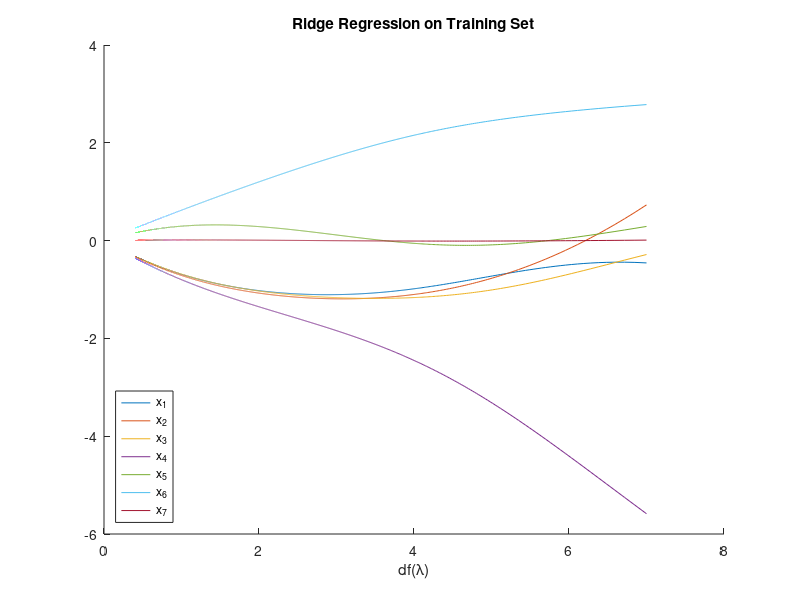

This figure's MATLAB source: (Note: this script raises an error after producing the figure.)
%Assignment1RidgeRegression.m
% Johnny C. Li jcl2222@columbia.edu
% This program takes the test data and perform a ridge regression with 
% various values for lambda. Plots regression reuslts against degrees of
% freedom and RMSE against lambda.  

%Load x data from file
%global x_train_data;
x_train_data=csvread('X_train.csv',0,0);

%Load y data from file
y_train_data=csvread('y_train.csv',0,0);
y_train_response=y_train_data(:,1);

%Creates function to find the Wrr
wrr = @(lambda,y,X) inv(lambda*eye(7)+X'*X)*X'*y;
df = @(lambda,X) trace(X*inv((X'*X+lambda*eye(7)))*X');

%Initialize empty matrix for data storage.
wrrmatrix = [];
dfmatrix = [];

%For loop to calculate df and wrr at 5000 lambda and write to matrix.
for lam= 0:5000
    xtt=wrr(lam,y_train_data,x_train_data);
    dft=df(lam,x_train_data);
    wrrmatrix = [wrrmatrix xtt];
    dfmatrix = [dfmatrix dft];
end

%Organize the results for plotting
combdata = [dfmatrix' wrrmatrix'];

%Plot out the result
figure
hold on
title('Ridge Regression on Training Set')
xlabel('df(\lambda)') 
plot(combdata(:,1),combdata(:,2));
plot(combdata(:,1),combdata(:,3));
plot(combdata(:,1),combdata(:,4));
plot(combdata(:,1),combdata(:,5));
plot(combdata(:,1),combdata(:,6));
plot(combdata(:,1),combdata(:,7));
plot(combdata(:,1),combdata(:,8));
legend({'x_1','x_2','x_3','x_4','x_5','x_6','x_7'},'Location','southwest')
hold off

%Load x test data from file
%global x_test_data;
x_test_data=csvread('X_test.csv',0,0);

%Load y test data from file
y_test_data=csvread('y_test.csv',0,0);

%Define varialbes for storage
summatrix = [];
RMSE = [];
%Outer for loop to calculate RSME for 5000 lambdas.
for lam= 0:50
    xtest=x_test_data*wrrmatrix(:,lam+1);
    %Difference between prediction and actual data
    summatrix=(x_test_data*wrrmatrix(:,lam+1)-y_test_data).^2;
    sumval = sum(summatrix,'all');
    %Calculate RSME
    RMSE = [RMSE sqrt(sumval/42)];
end

%Combine data for plotting purposes
RMSEdata = [(0:1:50)' RMSE'];

%Plot out the result
figure
hold on
title('RMSE for Ridge Regression')
xlabel('\lambda') 
plot(RMSEdata(:,1),RMSEdata(:,2));
hold off
